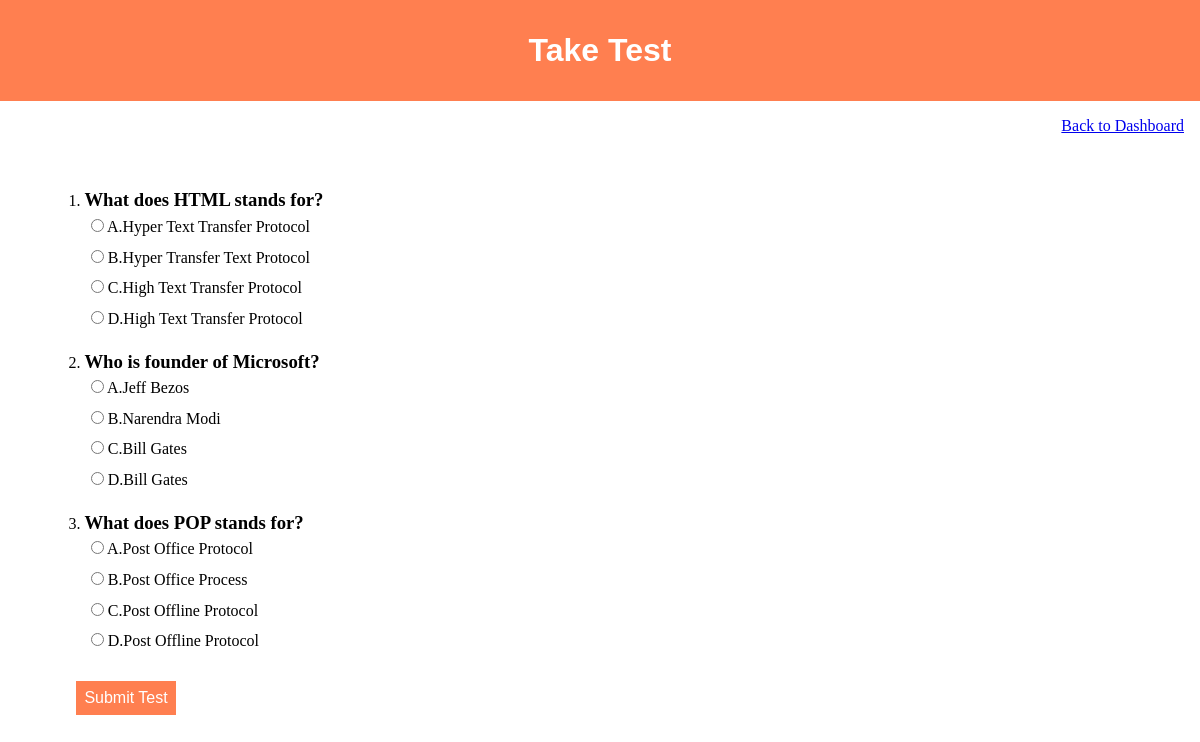
Screenshot of /user/taketest.php (signed in) with the database file from the repository.
### tables this page shows
CREATE TABLE `question` (
  `question` varchar(200) NOT NULL,
  `option1` varchar(200) NOT NULL,
  `option2` varchar(200) NOT NULL,
  `option3` varchar(200) NOT NULL,
  `option4` varchar(200) NOT NULL,
  `answer` varchar(200) NOT NULL,
  `qid` int(200) NOT NULL
);

### user/taketest.php (the view, shortened to what this page needs)
<!DOCTYPE html>
<html lang="en">
<head>
    <link href="../style/style.css?v=<?php echo time()?>" type="text/css" rel="stylesheet">
</head>
<body>
    <div class="header">
        <h3 class="mainheading">Take Test</h3>
    </div>
    <div style="text-align: right;padding:1rem">
        <a href="userdashboard.php">Back to Dashboard</a>
    </div>
    <form class="questionlist" method="GET" action="test_result.php">
        <ol>
            <?php
            require_once '../database.php';
            $questions=mysqli_query($db,"SELECT * FROM `question`");
            while($rows=$questions->fetch_assoc()): ?>
            <li>
                <h3> <?php echo $rows['question'] ?></h3>
                <div>
                    <input type="radio" value="A" name=<?php echo $rows['qid']?>>
                    <label>A.<?php echo $rows['option1'];?></label>
                </div>
                <div>
                    <input type="radio" value="B" name=<?php echo $rows['qid']?>>
                    <label>B.<?php echo $rows['option2'];?></label>
                </div>
                <div>
                    <input type="radio" value="C" name=<?php echo $rows['qid']?>>
                    <label>C.<?php echo $rows['option3'];?></label>
                </div>
                <div>
                    <input type="radio" value="D" name=<?php echo $rows['qid']?>>
                    <label>D.<?php echo $rows['option4'];?></label>
                </div>
            </li>
            <?php endwhile; ?>
        </ol>
        <input type="submit" value="Submit Test">
    </form>
</body>
</html>

### style/style.css (style rules this page uses)
* { padding: 0; margin: 0; }
.header { background-color: coral; padding: 2rem; }
.mainheading { color: white; font-size: 2rem; text-align: center; font-family: sans-serif; }
.questionlist { margin: 0 0 0 30px; vertical-align: middle; padding: 0.4rem; }
.questionlist ol { margin: 2rem; }
.questionlist ol li { margin: 1rem; }
.questionlist ol li div { padding: 0.4rem; }
.questionlist input[type='submit'] { margin-top: -20px; margin-left: 40px; background-color: coral; color: white; padding: 8px; font-size: 1rem; border: none; }

### rows the page displays
question: question "What does HTML stands for?", option1 "Hyper Text Transfer Protocol", option2 "Hyper Transfer Text Protocol", option3 "High Text Transfer Protocol", option4 "High Text Transfer Protocol"
question: question "Who is founder of Microsoft?", option1 "Jeff Bezos", option2 "Narendra Modi", option3 "Bill Gates", option4 "Bill Gates"
question: question "What does POP stands for?", option1 "Post Office Protocol", option2 "Post Office Process", option3 "Post Offline Protocol", option4 "Post Offline Protocol"
